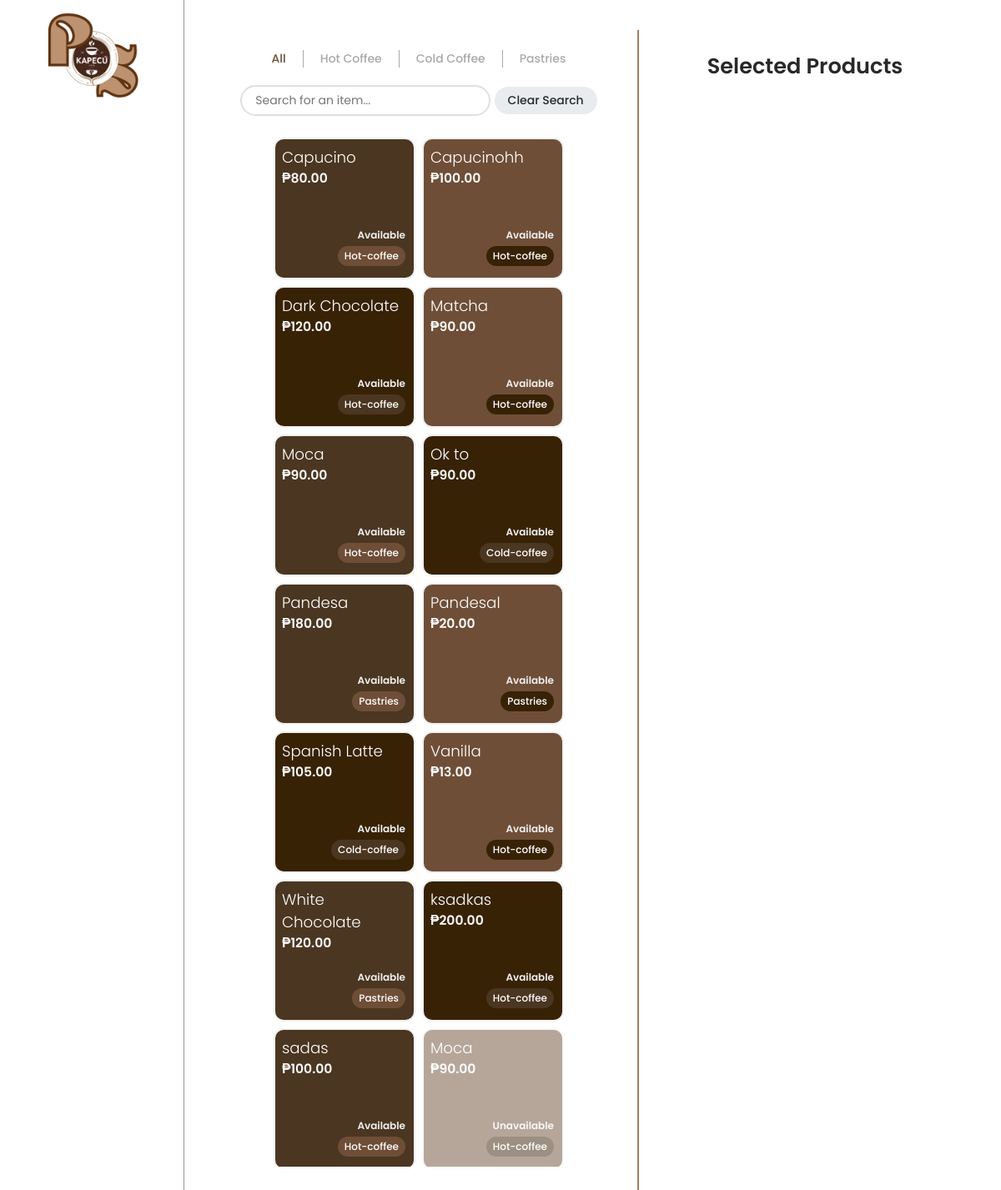
The app's page /purchase (signed in) with its own data.
### tables this page shows
CREATE TABLE products (
                id INTEGER PRIMARY KEY AUTOINCREMENT,
                name TEXT NOT NULL,
                price DECIMAL(10, 2) NOT NULL,
                is_available BOOLEAN DEFAULT 1,
                category TEXT NOT NULL,
                is_deleted BOOLEAN DEFAULT 0
            );

### app.py (the view, shortened to what this page needs)
@app.route("/")
@app.route("/home")
@app.route("/purchase", methods=["GET", "POST"])
@login_required
def purchase():
    return getProducts()

### app.py (called while the page is built, shortened)
@app.before_request
def setup():
    init_db(DB)

def getProducts():
    category = request.args.get('category', 'all')
    try:
        with sqlite3.connect(DB) as conn:
            conn.row_factory = sqlite3.Row
            cur = conn.cursor()
            if category == 'all':
                cur.execute("""
                    SELECT id, name, price, is_available, category
                    FROM products
                    WHERE is_deleted = 0
                    ORDER BY is_available DESC, name ASC
                """)
            products = cur.fetchall()
    except sqlite3.Error as e:
        flash(f"An error occurred while fetching products: {e}", "warning")
        products = []
    if request.path == '/inventory':
        return render_template("inventory.html", products=products, selected_category=category)
    else:
        return render_template("purchase.html", products=products, selected_category=category)

### auth.py (called while the page is built)
def login_required(f):
    @wraps(f)
    def decorated(*args, **kwargs):
        if "user" not in session:
            return redirect(url_for("login"))
        return f(*args, **kwargs)
    return decorated

### templates/purchase.html (shortened to what this page needs)
{% extends 'layout.html' %}
{% block content %}
<link rel="stylesheet" href="{{ url_for('static', filename='css/purchase.css') }}">
<link rel="stylesheet" href="{{ url_for('static', filename='css/receipt.css') }}">
<div class="transaction-container">
    <div class="main-content">
        <section class="products-section">
            <div class="categories-container" id="category-container">
                <ul class="categories">
                    <li class="{% if selected_category == 'all' %}active{% endif %}" data-category="all">
                        <a href="#" onclick="setCategory('all')">All</a>
                    </li>
                    <li class="{% if selected_category == 'hot-coffee' %}active{% endif %}" data-category="hot-coffee">
                        <a href="#" onclick="setCategory('hot-coffee')">Hot Coffee</a>
                    </li>
                    <li class="{% if selected_category == 'cold-coffee' %}active{% endif %}" data-category="cold-coffee">
                        <a href="#" onclick="setCategory('cold-coffee')">Cold Coffee</a>
                    </li>
                    <li class="{% if selected_category == 'pastries' %}active{% endif %}" data-category="pastries">
                        <a href="#" onclick="setCategory('pastries')">Pastries</a>
                    </li>
                </ul>
            </div>
            <div class="search-container">
                <input type="text" name="search-bar" id="search-query" class="search-input" placeholder="Search for an item...">
                <button type="button" id="clear-search-button">Clear Search</button>
            </div>
            <ul id="product-list" class="products-grid">
                {% for product in products %}
                    {% if product['name'] %}
                    <li
                        class="product-card{% if not product['is_available'] %} unavailable{% endif %}"
                        data-id="{{ product['id'] }}"
                        data-name="{{ product['name']|replace("'", "\\'")|replace('\\', '\\\\') }}"
                        data-price="{{ product['price'] }}"
                        data-category="{{ product['category']|replace("'", "\\'")|replace('\\', '\\\\') }}"
                        data-available="{{ 'true' if product['is_available'] else 'false' }}"
                    >
                        <h4>{{ product['name'] }}</h4>
                        <p class="product-price">₱{{ '%.2f'|format(product['price']) }}</p>
                        <div class="product-info">
                            <p class="availability">{{ "Available" if product['is_available'] else "Unavailable" }}</p>
                            <p class="category">{{ product['category']|capitalize }}</p>
                        </div>
                    </li>
                    {% endif %}
                {% endfor %}
            </ul>
        </section>
        <aside class="cart-section">
                <h3 class="cart-title">Selected Products</h3>
            <div id="selected-products-section" class="selected-products-container">
            </div>
        </aside>
    </div>
</div>
{% endblock %}

### static/css/layout.css (style rules this page uses)
:root { --dark: #28282B; --light: #fff; --brown-light: #a67b5b; --brown-ver1: #4b3621; --brown-ver2: #6f4e37; --brown-ver3: #382206; --gray-light: #f8f9fa; --gray-medium: #e9ecef; --gray-dark: #6c757d; --fs-xxxl: 2.2rem; --fs-xxl: 2rem; --fs-xl: 1.6rem; --fs-l: 1.4rem; --fs-m: 1.2rem; --fs-s: 1.14rem; --fs-xs: .975rem; --fs-xxs: 0.875rem; --fs-xxxs: 0.75rem; --primary-font: 'Poppins', sans-serif; --trans-duration-default: .27s; --shadow-default: rgba(0, 0, 0, 0.068) 0px 2px 3px 0px, rgba(0, 0, 0, 0.408) 0px 0px 0px .06rem; --shadow-hover: 0 10px 20px rgba(0,0,0,0.19), 0 6px 6px rgba(0, 0, 0, 0.312); --shadow-material: 0 1px 3px rgba(0,0,0,0.12), 0 1px 2px rgba(0,0,0,0.24); }
* { box-sizing: border-box; padding: 0; margin: 0; font-family: var(--primary-font); color: var(--brown-ver1); }
h1, h2, h3 { font-weight: 600; color: var(--brown-ver1); }
h3 { font-size: var(--fs-l); }
h4 { font-size: var(--fs-m); }
a { text-decoration: none; }
#clear-search-button { padding: 0.375rem 1rem; background-color: var(--gray-medium); color: var(--dark); border: none; border-radius: 25px; font-size: var(--fs-xxs); font-weight: 500; cursor: pointer; transition: all var(--trans-duration-default); white-space: nowrap; }
.categories a { color: var(--brown-light); font-weight: 500; }
.categories .active a { color: var(--brown-ver3); }

### static/css/purchase.css (style rules this page uses)
.transaction-container { display: flex; height: 95dvh; gap: 1rem; padding: 1rem; overflow: hidden; }
.main-content { flex: 1; display: flex; gap: 1rem; }
.products-section { flex: 1; background-color: var(--light); border-radius: 12px; padding: 1.5rem; }
.categories-container { margin-bottom: 1.3rem; }
.categories { display: flex; list-style: none; justify-content: center; flex-wrap: wrap; }
.categories li { transition: all var(--trans-duration-default); overflow: hidden; }
.categories li a { display: block; text-decoration: none; color: #a9a9a9; font-size: var(--fs-xxs); font-weight: 500; padding: 0 20px; transition: all var(--trans-duration-default); }
.categories li:not(:last-of-type) a { border-right: 1px solid #a9a9a9; }
.categories li.active a { color: var(--brown-ver2); }
.search-container { margin-bottom: 1rem; text-align: center; }
.search-input { width: 100%; max-width: 300px; padding: 0.375rem 1rem; border: 2px solid #e0e0e0; border-radius: 25px; font-size: var(--fs-xxs); font-family: var(--primary-font); transition: all var(--trans-duration-default); background-color: var(--light); }
.products-grid { display: flex; flex-direction: row; flex-wrap: wrap; gap: .5rem; list-style: none; height: 90%; width: 100%; padding: 10px; justify-content: center; align-items: start; overflow: hidden; overflow-y: auto; position: relative; }
.product-card { border-radius: 12px; padding: .5rem; width: 23%; min-width: 170px; height: 170px; cursor: pointer; transition: all var(--trans-duration-default); border: 2px solid #f0f0f0; position: relative; }
.product-card:nth-child(1n) { background-color: var(--brown-ver1); }
.product-card:nth-child(2n) { background-color: var(--brown-ver2); }
.product-card:nth-child(3n) { background-color: var(--brown-ver3); }
.product-card.unavailable { opacity: 0.5; cursor: not-allowed; }
.product-card h4 { font-size: var(--fs-s); font-weight: 300; color: var(--light); }
.product-card p { font-size: var(--fs-xxxs); margin-bottom: 0.25rem; color: #f0f0f0; }
.product-info { position: absolute; text-align: right; bottom: 10px; right: 10px; }
.availability { font-weight: 600; }
.category { font-weight: 500; padding: 3px 8px; color: var(--light) !important; border-radius: 20px; }
li:nth-child(1n) .product-info .category { background-color: var(--brown-ver2); }
li:nth-child(2n) .product-info .category { background-color: var(--brown-ver3); }
li:nth-child(3n) .product-info .category { background-color: var(--brown-ver1); }
.product-price { font-weight: 600; color: var(--gray-light) !important; font-size: var(--fs-xs) !important; transition: all var(--trans-duration-default); padding: 0 0; }
.cart-section { width: 400px; padding: 1.5rem; display: flex; flex-direction: column; gap: 1.5rem; border-left: 2px solid var(--brown-light); }
.cart-title { font-size: var(--fs-xl); font-weight: 600; color: var(--dark); text-align: center; justify-content: center; }
.selected-products-container { flex: 1; height: 600px; overflow: hidden; overflow-y: auto; padding: 10px 5px; }

### records on screen
products: name "Capucino", price "80.00", is_available "Available", category "Hot-coffee"
products: name "Capucinohh", price "100.00", is_available "Available", category "Hot-coffee"
products: name "Dark Chocolate", price "120.00", is_available "Available", category "Hot-coffee"
products: name "Matcha", price "90.00", is_available "Available", category "Hot-coffee"
products: name "Moca", price "90.00", is_available "Available", category "Hot-coffee"
products: name "Ok to", price "90.00", is_available "Available", category "Cold-coffee"
products: name "Pandesa", price "180.00", is_available "Available", category "Pastries"
products: name "Pandesal", price "20.00", is_available "Available", category "Pastries"
products: name "Spanish Latte", price "105.00", is_available "Available", category "Cold-coffee"
products: name "Vanilla", price "13.00", is_available "Available", category "Hot-coffee"
products: name "White Chocolate", price "120.00", is_available "Available", category "Pastries"
products: name "ksadkas", price "200.00", is_available "Available", category "Hot-coffee"
products: name "sadas", price "100.00", is_available "Available", category "Hot-coffee"
products: name "Moca", price "90.00", is_available "Unavailable", category "Hot-coffee"
